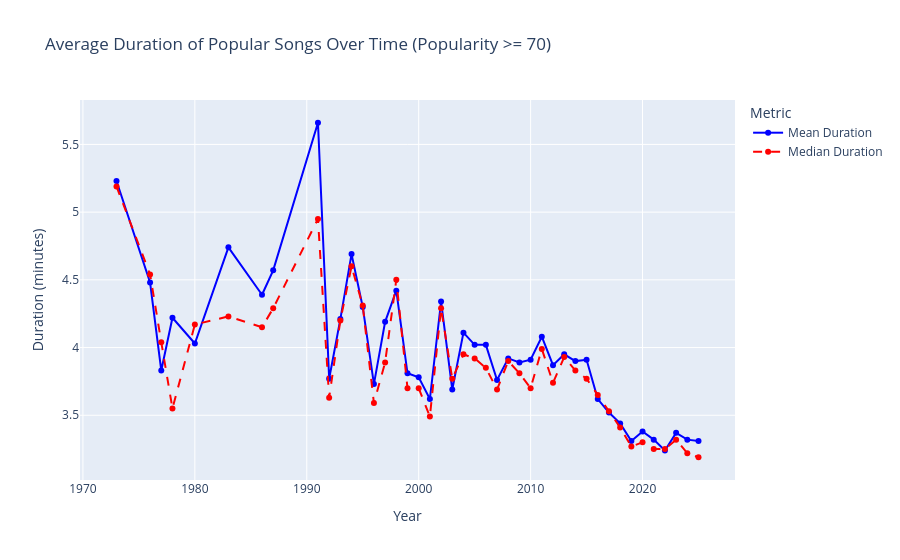

Here is the notebook cell this chart was saved with:
### Code cell
# Visualize duration trends over time
fig = go.Figure()

fig.add_trace(go.Scatter(
    x=yearly_duration.index,
    y=yearly_duration['Mean Duration'],
    mode='lines+markers',
    name='Mean Duration',
    line=dict(color='blue')
))

fig.add_trace(go.Scatter(
    x=yearly_duration.index,
    y=yearly_duration['Median Duration'],
    mode='lines+markers',
    name='Median Duration',
    line=dict(color='red', dash='dash')
))

fig.update_layout(
    title='Average Duration of Popular Songs Over Time (Popularity >= 70)',
    xaxis_title='Year',
    yaxis_title='Duration (minutes)',
    legend_title='Metric'
)

fig.show()

### Figure 1 — Plotly figure (JSON) as saved in the notebook; plotly's stock layout.template omitted (floating-point values rounded to 4 significant figures)
{"data": [{"line": {"color": "blue"}, "mode": "lines+markers", "name": "Mean Duration", "type": "scatter", "x": [1973.0, 1976.0, 1977.0, 1978.0, 1980.0, 1983.0, 1986.0, 1987.0, 1991.0, 1992.0, 1993.0, 1994.0, 1995.0, 1996.0, 1997.0, 1998.0, 1999.0, 2000.0, 2001.0, 2002.0, 2003.0, 2004.0, 2005.0, 2006.0, 2007.0, 2008.0, 2009.0, 2010.0, 2011.0, 2012.0, 2013.0, 2014.0, 2015.0, 2016.0, 2017.0, 2018.0, 2019.0, 2020.0, 2021.0, 2022.0, 2023.0, 2024.0, 2025.0], "y": [5.23, 4.48, 3.83, 4.22, 4.03, 4.74, 4.39, 4.57, 5.66, 3.77, 4.21, 4.69, 4.3, 3.73, 4.19, 4.42, 3.81, 3.78, 3.62, 4.34, 3.69, 4.11, 4.02, 4.02, 3.76, 3.92, 3.89, 3.91, 4.08, 3.87, 3.95, 3.9, 3.91, 3.62, 3.52, 3.44, 3.31, 3.38, 3.32, 3.24, 3.37, 3.32, 3.31]}, {"line": {"color": "red", "dash": "dash"}, "mode": "lines+markers", "name": "Median Duration", "type": "scatter", "x": [1973.0, 1976.0, 1977.0, 1978.0, 1980.0, 1983.0, 1986.0, 1987.0, 1991.0, 1992.0, 1993.0, 1994.0, 1995.0, 1996.0, 1997.0, 1998.0, 1999.0, 2000.0, 2001.0, 2002.0, 2003.0, 2004.0, 2005.0, 2006.0, 2007.0, 2008.0, 2009.0, 2010.0, 2011.0, 2012.0, 2013.0, 2014.0, 2015.0, 2016.0, 2017.0, 2018.0, 2019.0, 2020.0, 2021.0, 2022.0, 2023.0, 2024.0, 2025.0], "y": [5.19, 4.54, 4.04, 3.55, 4.17, 4.23, 4.15, 4.29, 4.95, 3.63, 4.2, 4.6, 4.31, 3.59, 3.89, 4.5, 3.7, 3.7, 3.49, 4.29, 3.77, 3.95, 3.92, 3.85, 3.69, 3.9, 3.81, 3.7, 3.99, 3.74, 3.93, 3.83, 3.77, 3.65, 3.53, 3.41, 3.27, 3.3, 3.25, 3.25, 3.32, 3.22, 3.19]}], "layout": {"legend": {"title": {"text": "Metric"}}, "title": {"text": "Average Duration of Popular Songs Over Time (Popularity >= 70)"}, "xaxis": {"title": {"text": "Year"}}, "yaxis": {"title": {"text": "Duration (minutes)"}}}}
